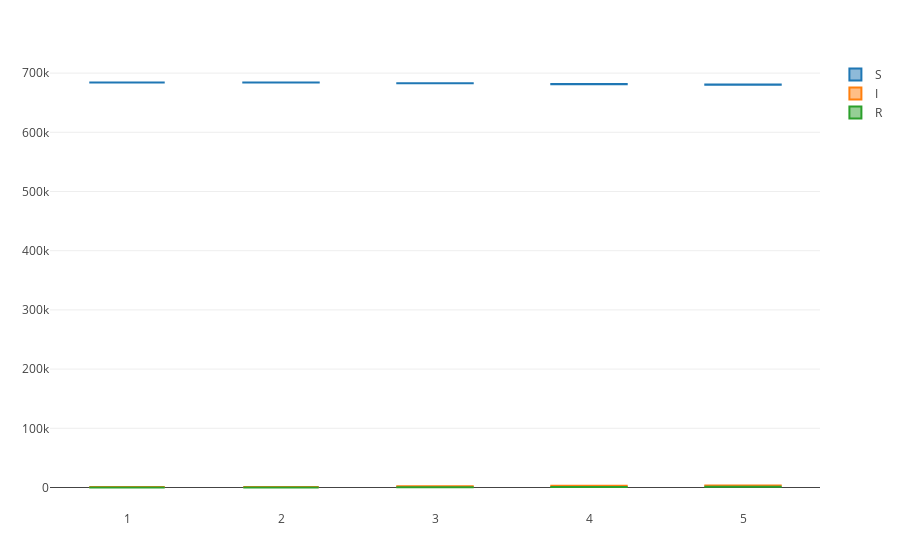

Write notebook code for a chart like this one.
### Code cell
Plotly.plot(plotData)

### Figure 1 — Plotly figure (JSON) as saved in the notebook; plotly's stock layout.template omitted (floating-point values rounded to 4 significant figures)
{"data": [{"name": "S", "type": "box", "x": [1, 2, 3, 4, 5, 1, 2, 3, 4, 5, 1, 2, 3, 4, 5, 1, 2, 3, 4, 5, 1, 2, 3, 4, 5], "y": [684131, 684007, 682764, 681303, 680461, 684131, 684020, 682734, 681293, 680439, 684131, 684010, 682820, 681336, 680513, 684131, 684025, 682907, 681416, 680592, 684131, 684003, 682996, 681448, 680589]}, {"name": "I", "type": "box", "x": [1, 2, 3, 4, 5, 1, 2, 3, 4, 5, 1, 2, 3, 4, 5, 1, 2, 3, 4, 5, 1, 2, 3, 4, 5], "y": [1000, 927, 1983, 3099, 3362, 1000, 929, 2044, 3134, 3401, 1000, 930, 1950, 3111, 3359, 1000, 924, 1888, 3015, 3291, 1000, 935, 1774, 3027, 3326]}, {"name": "R", "type": "box", "x": [1, 2, 3, 4, 5, 1, 2, 3, 4, 5, 1, 2, 3, 4, 5, 1, 2, 3, 4, 5, 1, 2, 3, 4, 5], "y": [0, 197, 384, 729, 1308, 0, 182, 353, 704, 1291, 0, 191, 361, 684, 1259, 0, 182, 336, 700, 1248, 0, 193, 361, 656, 1216]}], "layout": {"margin": {"b": 50, "l": 50, "r": 50, "t": 60}}}
